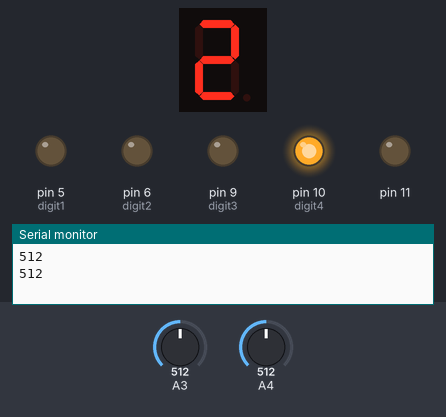
The sketch below on a simulated Arduino Uno, built with avr-gcc and run on an emulated ATmega328P. On the bench: 1-digit seven-segment display, output pins drawn as LEDs (lit = HIGH), the last lines printed to the serial monitor. Wiring (inferred from the names in the program): 1-digit 7-segment display, segments lit when HIGH: segments A0, A1, A2, pin 2, pin 4, pin 7, pin 8, pin 13. The test bench sets the inputs (shaded band); at power-on: A3 = 512, A4 = 512. The segment pins are drawn as the display they are named for; pins used as bus, display or sensor lines are not drawn.

Above: at 1.8 s.
1.9 s: A3 set to 5
3.5 s: A3 set to 25
At 11.4 s:
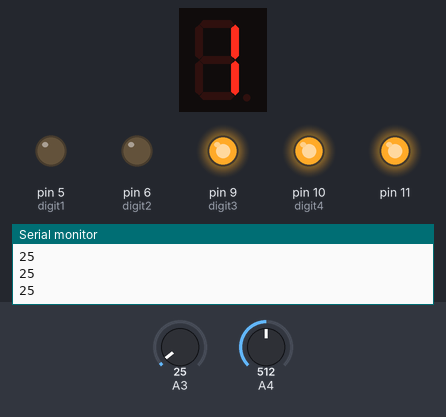
At 14.9 s:
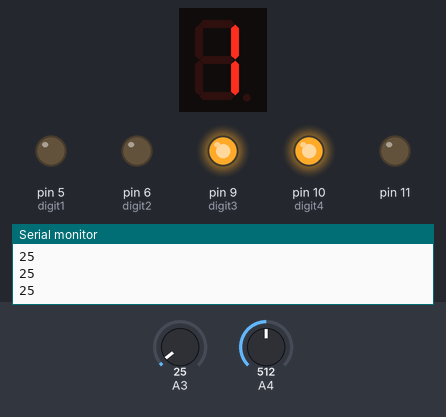
Timing chart, 0 to 16.4 s (numbered marks = the images above; inputs shaded):
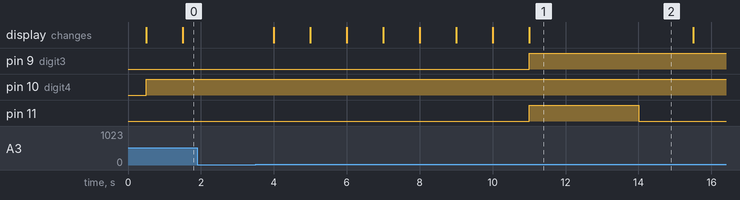

The sketch:

one.ino
```cpp
int segmentA = A0;
int segmentB = A1;
int segmentC = A2;
int segmentD = 2;
int segmentE = 4;
int segmentF = 7;
int segmentG = 8;
int segmentDP = 13;
int digit1 = 5;
int digit2 = 6;
int digit3 = 9;
int digit4 = 10;
int LED11 = 11;
int digit=0;
void setup()
{
  Serial.begin(9600);
pinMode(11, OUTPUT);
pinMode(segmentA, OUTPUT);
pinMode(segmentB, OUTPUT);
pinMode(segmentC, OUTPUT);
pinMode(segmentD, OUTPUT);
pinMode(segmentE, OUTPUT);
pinMode(segmentF, OUTPUT);
pinMode(segmentG, OUTPUT);
pinMode(segmentDP, OUTPUT);
pinMode(digit1, OUTPUT);
pinMode(digit2, OUTPUT);
pinMode(digit3, OUTPUT);
pinMode(digit4, OUTPUT);
}
void displaySegment10(int numberToDisplay)
{
switch (numberToDisplay)
{
case 0:
digitalWrite(segmentA, HIGH);
digitalWrite(segmentB, HIGH);
digitalWrite(segmentC, HIGH);
digitalWrite(segmentD, HIGH);
digitalWrite(segmentE, HIGH);
digitalWrite(segmentF, HIGH);
digitalWrite(segmentG, LOW);
break;
case 1:
digitalWrite(segmentA, LOW);
digitalWrite(segmentB, HIGH);
digitalWrite(segmentC, HIGH);
digitalWrite(segmentD, LOW);
digitalWrite(segmentE, LOW);
digitalWrite(segmentF, LOW);
digitalWrite(segmentG, LOW);
break;
case 2:
digitalWrite(segmentA, HIGH);
digitalWrite(segmentB, HIGH);
digitalWrite(segmentC, LOW);
digitalWrite(segmentD, HIGH);
digitalWrite(segmentE, HIGH);
digitalWrite(segmentF, LOW);
digitalWrite(segmentG, HIGH);
break;
case 3:
digitalWrite(segmentA, HIGH);
digitalWrite(segmentB, HIGH);
digitalWrite(segmentC, HIGH);
digitalWrite(segmentD, HIGH);
digitalWrite(segmentE, LOW);
digitalWrite(segmentF, LOW);
digitalWrite(segmentG, HIGH);
break;
case 4:
digitalWrite(segmentA, LOW);
digitalWrite(segmentB, HIGH);
digitalWrite(segmentC, HIGH);
digitalWrite(segmentD, LOW);
digitalWrite(segmentE, LOW);
digitalWrite(segmentF, HIGH);
digitalWrite(segmentG, HIGH);
break;
case 5:
digitalWrite(segmentA, HIGH);
digitalWrite(segmentB, LOW);
digitalWrite(segmentC, HIGH);
digitalWrite(segmentD, HIGH);
digitalWrite(segmentE, LOW);
digitalWrite(segmentF, HIGH);
digitalWrite(segmentG, HIGH);
break;
case 6:
digitalWrite(segmentA, HIGH);
digitalWrite(segmentB, LOW);
digitalWrite(segmentC, HIGH);
digitalWrite(segmentD, HIGH);
digitalWrite(segmentE, HIGH);
digitalWrite(segmentF, HIGH);
digitalWrite(segmentG, HIGH);
break;
case 7:
digitalWrite(segmentA, HIGH);
digitalWrite(segmentB, HIGH);
digitalWrite(segmentC, HIGH);
digitalWrite(segmentD, LOW);
digitalWrite(segmentE, LOW);
digitalWrite(segmentF, LOW);
digitalWrite(segmentG, LOW);
break;
case 8:
digitalWrite(segmentA, HIGH);
digitalWrite(segmentB, HIGH);
digitalWrite(segmentC, HIGH);
digitalWrite(segmentD, HIGH);
digitalWrite(segmentE, HIGH);
digitalWrite(segmentF, HIGH);
digitalWrite(segmentG, HIGH);
break;
case 9:
digitalWrite(segmentA, HIGH);
digitalWrite(segmentB, HIGH);
digitalWrite(segmentC, HIGH);
digitalWrite(segmentD, HIGH);
digitalWrite(segmentE, LOW);
digitalWrite(segmentF, HIGH);
digitalWrite(segmentG, HIGH);
break;
}
}
void displaySegment(int numberToDisplay)
{
switch (numberToDisplay)
{
case 0:
digitalWrite(segmentA, HIGH);
digitalWrite(segmentB, HIGH);
digitalWrite(segmentC, HIGH);
digitalWrite(segmentD, HIGH);
digitalWrite(segmentE, HIGH);
digitalWrite(segmentF, HIGH);
digitalWrite(segmentG, LOW);
break;
case 1:
digitalWrite(segmentA, LOW);
digitalWrite(segmentB, HIGH);
digitalWrite(segmentC, HIGH);
digitalWrite(segmentD, LOW);
digitalWrite(segmentE, LOW);
digitalWrite(segmentF, LOW);
digitalWrite(segmentG, LOW);
break;
case 2:
digitalWrite(segmentA, HIGH);
digitalWrite(segmentB, HIGH);
digitalWrite(segmentC, LOW);
digitalWrite(segmentD, HIGH);
digitalWrite(segmentE, HIGH);
digitalWrite(segmentF, LOW);
digitalWrite(segmentG, HIGH);
break;
case 3:
digitalWrite(segmentA, HIGH);
digitalWrite(segmentB, HIGH);
digitalWrite(segmentC, HIGH);
digitalWrite(segmentD, HIGH);
digitalWrite(segmentE, LOW);
digitalWrite(segmentF, LOW);
digitalWrite(segmentG, HIGH);
break;
case 4:
digitalWrite(segmentA, LOW);
digitalWrite(segmentB, HIGH);
digitalWrite(segmentC, HIGH);
digitalWrite(segmentD, LOW);
digitalWrite(segmentE, LOW);
digitalWrite(segmentF, HIGH);
digitalWrite(segmentG, HIGH);
break;
case 5:
digitalWrite(segmentA, HIGH);
digitalWrite(segmentB, LOW);
digitalWrite(segmentC, HIGH);
digitalWrite(segmentD, HIGH);
digitalWrite(segmentE, LOW);
digitalWrite(segmentF, HIGH);
digitalWrite(segmentG, HIGH);
break;
case 6:
digitalWrite(segmentA, HIGH);
digitalWrite(segmentB, LOW);
digitalWrite(segmentC, HIGH);
digitalWrite(segmentD, HIGH);
digitalWrite(segmentE, HIGH);
digitalWrite(segmentF, HIGH);
digitalWrite(segmentG, HIGH);
break;
case 7:
digitalWrite(segmentA, HIGH);
digitalWrite(segmentB, HIGH);
digitalWrite(segmentC, HIGH);
digitalWrite(segmentD, LOW);
digitalWrite(segmentE, LOW);
digitalWrite(segmentF, LOW);
digitalWrite(segmentG, LOW);
break;
case 8:
digitalWrite(segmentA, HIGH);
digitalWrite(segmentB, HIGH);
digitalWrite(segmentC, HIGH);
digitalWrite(segmentD, HIGH);
digitalWrite(segmentE, HIGH);
digitalWrite(segmentF, HIGH);
digitalWrite(segmentG, HIGH);
break;
case 9:
digitalWrite(segmentA, HIGH);
digitalWrite(segmentB, HIGH);
digitalWrite(segmentC, HIGH);
digitalWrite(segmentD, HIGH);
digitalWrite(segmentE, LOW);
digitalWrite(segmentF, HIGH);
digitalWrite(segmentG, HIGH);
break;
}
}
void loop()
{
int Temp = analogRead(A3);
int Tempo = analogRead(A4);
Serial.println(Temp);
delay(500);
if(Tempo<100)
{}
else
{
  displaySegment(digit);
  if(Temp>15)
 {
  digitalWrite(digit4,HIGH);
  if(digit<9)
  {
    digit++;
    displaySegment(digit);
  delay(500);
  }
  else
  {
    int n=+1;
    digit=0;
    displaySegment(digit);
    digitalWrite(digit3,HIGH);
    displaySegment10(n);
  digitalWrite(11, HIGH);
  delay(3000);
  digitalWrite(11, LOW);
  }

}
return 0;
}
}
```

Measured:
- after the input at 3.5 s, pin 9 (digit3): LOW → HIGH after 7.5 s; pin 11: LOW → HIGH after 7.5 s, → LOW 3.0 s later; the display: first changes after 0.50 s (image 1 shows a later state)
